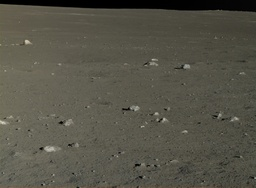
#> input picture img.jpg, 256 x 188 px, shrunk from 2352 x 1728 before the run, found by its file name
$ python run.py
#> lines starting #> are read from the running program, lines starting #| are printed output that depends on the picture; long printed decimals are rounded
import cv2
import numpy as np
from sklearn.linear_model import LogisticRegression
from sklearn.model_selection import train_test_split
from sklearn.metrics import roc_curve, auc, accuracy_score,roc_auc_score,precision_score,recall_score,f1_score,precision_recall_curve
# 读取图像
image = cv2.imread(r'E:\python\project\AI_course-master\img.jpg')
#> image is the input picture: shape (188, 256, 3); mean B, G, R 72.1, 83.9, 85.9
# 提取特征向量
features = image.reshape(-1, 3)  # 将图像展平为一维,3通道向量
# 标注数据
# 这里假设已经有了感兴趣区域的掩码图像，即二进制图像，其中像素值为1表示感兴趣区域，像素值为0(黑色)表示背景
mask = cv2.imread(r'E:\python\project\AI_course-master\output.png', 0)
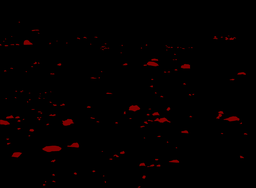
#> input picture output.png, 256 x 188 px, shrunk from 2352 x 1728 before the run, found by its file name
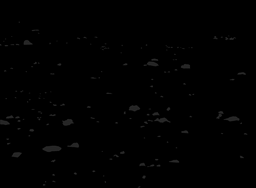
#> mask: shape (188, 256); min 0, max 46, mean 0.8
labels = mask.flatten()  # 将掩码图像展平为一维标签?
# 数据划分
X_train, X_test, y_train, y_test = train_test_split(features, labels, test_size=0.2, random_state=42)
#> y_test = 9626 values, max 45 at index 1050, min 0 at index 0, mean 0.849
# 创建逻辑回归模型
logreg = LogisticRegression()
# 模型训练
logreg.fit(X_train, y_train)
# 模型预测
y_pred_train = logreg.predict(X_train)
y_pred_test = logreg.predict(X_test)
#> y_pred_test = 9626 values, max 40 at index 405, min 0 at index 0, mean 0.195
# 模型评估
accuracy_train = accuracy_score(y_train, y_pred_train)
#> accuracy_train = 0.958
accuracy_test = accuracy_score(y_test, y_pred_test)
#> accuracy_test = 0.955
print("Train Accuracy:", accuracy_train)
#| Train Accuracy: 0.9585
print("Test Accuracy:", accuracy_test)
#| Test Accuracy: 0.9551
# 应用模型进行图像分割
predicted_labels = logreg.predict(features)
segmentation_mask = predicted_labels.reshape(image.shape[:2])
cv2.imshow("Image segmentation",segmentation_mask)
cv2.waitKey(0)

test_image = cv2.imread(r'E:\python\project\AI_course-master\img1.jpg')
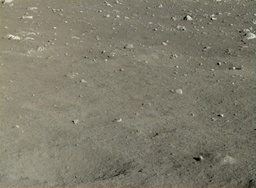
#> input picture img1.jpg, 256 x 188 px, shrunk from 2352 x 1728 before the run, found by its file name
#> test_image is the input picture: shape (188, 256, 3); mean B, G, R 107.4, 123.6, 126.8
test_image2 = cv2.imread(r'E:\python\project\AI_course-master\img1.jpg')
test_image = test_image.reshape(-1,3)
out = logreg.predict(test_image).reshape(test_image2.shape[:2])
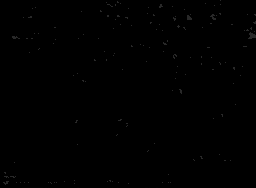
#> out: shape (188, 256); min 0, max 40, mean 0.3
cv2.imwrite("Image_segmentation.jpg",out)
# [13 lines of commented-out code are left out]
